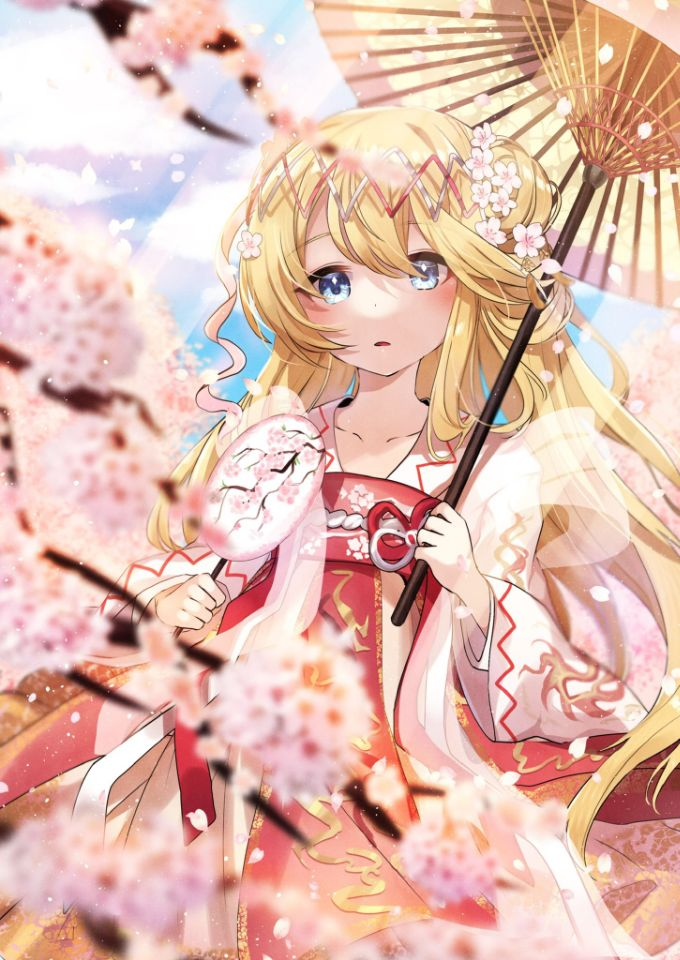
#> input picture Lily_s.jpg, 680 x 960 px
$ jupyter execute --allow-errors OpenCV_Learn.ipynb   (shell and % lines are left out)
#> lines starting #> are read from the running program, lines starting #| are printed output that depends on the picture
[cell 1]
import cv2 # 默认读取格式是 BGR 格式
import matplotlib as plt
import numpy as np

# 1. 认识图片

#> (a cell that did not finish here is left out)

[cell 3]
img = cv2.imread("Lily_s.jpg")
#> img is the input picture: shape (960, 680, 3); mean B, G, R 177.3, 189.5, 227.5

imgread可以指定一个flag cv2.IMREAD_GRAYSCALE，使得读取的图片转换为灰度图

[cell 4]
img_mono = cv2.imread("Lily_s.jpg",cv2.IMREAD_GRAYSCALE)
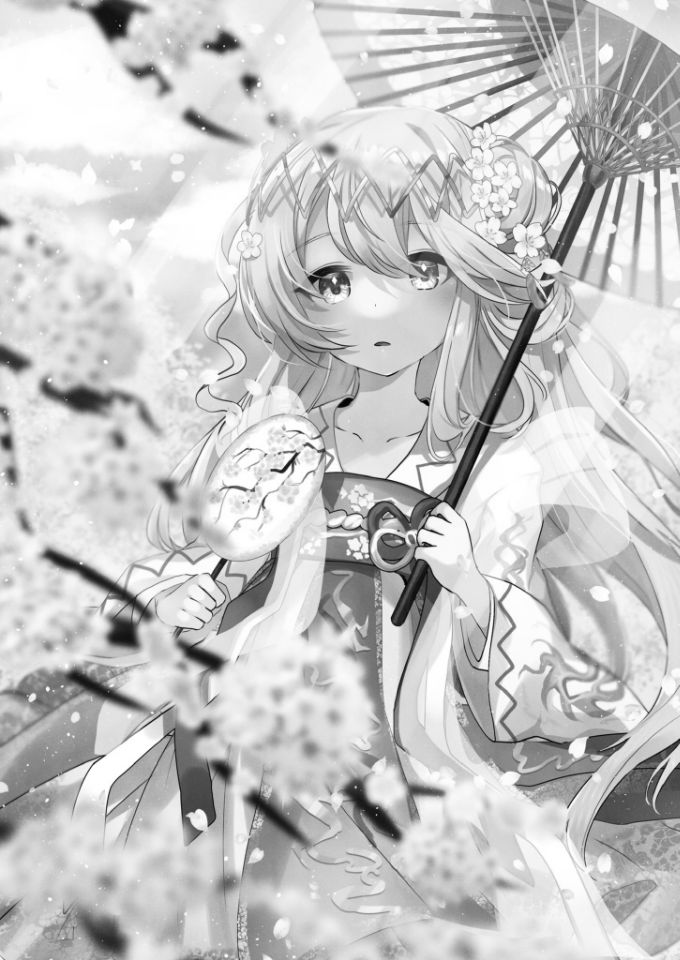
#> img_mono: shape (960, 680); min 0, max 255, mean 199.6

读取出来的图片是一个 长 x 宽 x 通道数 的三维矩阵
通道数就是BGR通道，分别代表蓝色值、绿色值和红色值，因为opencv使用的是BGR，所以在其他库比如matplot之类的需要进行处理，把它变成RGB才可使用

[cell 5]
img.shape # 分别是这个图像的长和宽还有通道数
#> Out = (960, 680, 3)
